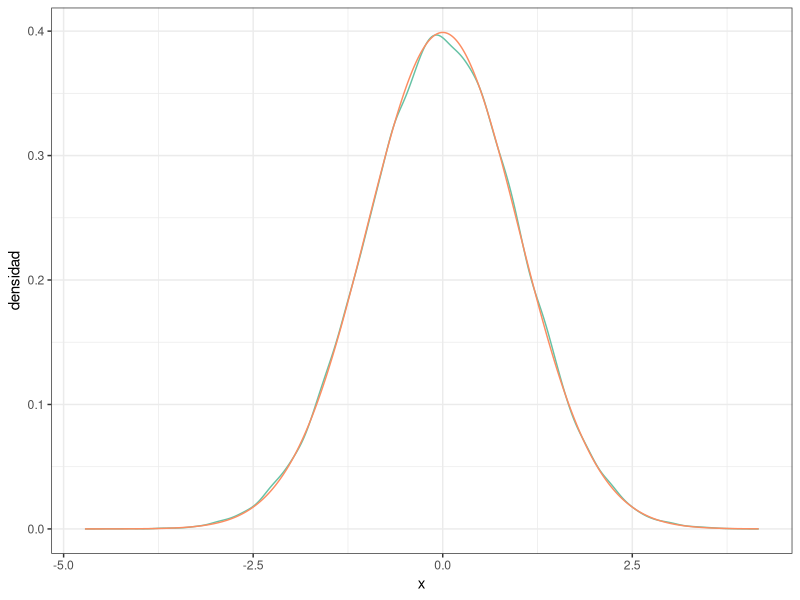

Write the R code that produced this figure.
## ---- chunk 1
#| message: false

# Paquetes:
library(tidyverse)
library(RColorBrewer)


# Configuración de la salida gráfica:

PALETA <- brewer.pal(8, "Set2") # Colores por defecto
color_defecto  <- PALETA[1]
options(ggplot2.discrete.colour = PALETA)

theme_set(theme_bw()) # Tema "neutro" para la representación gráfica

# Redondea los números reales "inline":
options(digits = 3L)                
options(knitr.digits.signif = FALSE)
## ---- chunk 2
# Tiempo en s para leer un texto estándar en una prueba de lectura de las 2
#   clases de 1º de ESO en un colegio:
clase_1 <- tibble(
  id     = 1:27,
  tiempo = c(
    242, 249, 278, 273, 227, 257, 276, 236, 214, 141, 200, 201, 
    228, 271, 160, 275, 156, 246, 293, 306, 263, 247, 224, 160, 277, 
    168, 250
  )
)

clase_2 <- tibble(
  id     = 1:24,
  tiempo = c(
    195, 176, 237, 258, 226, 254, 292, 212, 215, 298, 235, 244, 
    144, 227, 166, 194, 261, 187, 224, 233, 180, 167, 193, 282
  )
)
## ---- chunk 3
MU_PREVIA     <- 247
SIGMA2_PREVIA <-  34^2
## ---- chunk 4
set.seed(20250318)
## ---- chunk 5
muestra_1 <- rnorm(500, mean = 234.81, sd = sqrt(71.98))
muestra_2 <- rnorm(500, mean = 222.5, sd = sqrt(66.56))
## ---- chunk 6
media_1 <- mean(muestra_1)
varianza_1 <- var(muestra_1)
media_2 <- mean(muestra_2)
varianza_2 <- var(muestra_2)
cat("Media 1:", sprintf("%.2f",media_1), "\n",
    "Varianza 1:", sprintf("%.2f",varianza_1), "\n",
    "Media 2:", sprintf("%.2f",media_2), "\n",
    "Varianza 2:", sprintf("%.2f",varianza_2), "\n")
## ---- chunk 7
S <- 500
se_1 <- sqrt(varianza_1 / S)
se_2 <- sqrt(varianza_2 / S)

ic_1 <- c(media_1 - 2 * se_1, media_1 + 2 * se_1)
ic_2 <- c(media_2 - 2 * se_2, media_2 + 2 * se_2)

cat("Clase 1:\n")
cat("  SE:", sprintf("%.4f", se_1), "\n")
cat("  IC 95% media:", sprintf("%.2f", ic_1[1]), "a", sprintf("%.2f", ic_1[2]), "\n")
cat("  Amplitud del intervalo:", sprintf("%.2f", ic_1[2]-ic_1[1]),"\n")

cat("Clase 2:\n")
cat("  SE:", sprintf("%.4f", se_2), "\n")
cat("  IC 95% media:", sprintf("%.2f", ic_2[1]), "a", sprintf("%.2f", ic_2[2]), "\n")
cat("  Amplitud del intervalo:", sprintf("%.2f", ic_2[2]-ic_2[1]))
## ---- chunk 8
set.seed(20250318)
S <- ceiling(max(varianza_1, varianza_2) / 0.000025)
muestra_final_1 <- rnorm(S, mean = 234.81, sd = sqrt(max(varianza_1, varianza_2)))
media_final_1 <- mean(muestra_final_1)
se_final_1 <- sqrt(var(muestra_final_1) / S)
ic_final_1 <- c(media_final_1 - 2 * se_final_1, media_final_1 + 2 * se_final_1)
amplitud_ic_final_1 <- ic_final_1[2] - ic_final_1[1]
cat("IC 95% (muestra 1):", sprintf("%.4f", ic_final_1[1]), "a", sprintf("%.4f", ic_final_1[2]), "\n")

muestra_final_2 <- rnorm(S, mean = 222.5, sd = sqrt(max(varianza_1, varianza_2)))
media_final_2 <- mean(muestra_final_2)
se_final_2 <- sqrt(var(muestra_final_2) / S)
ic_final_2 <- c(media_final_2 - 2 * se_final_2, media_final_2 + 2 * se_final_2)
amplitud_ic_final_2 <- ic_final_2[2] - ic_final_2[1]
cat("IC 95% (muestra 2):", sprintf("%.4f", ic_final_2[1]), "a", sprintf("%.4f", ic_final_2[2]), "\n")
## ---- chunk 9
#IC 99% de las muestras simuladas
ic_99_1_sim <- quantile(muestra_final_1, probs = c(0.005, 0.995))
ic_99_2_sim <- quantile(muestra_final_2, probs = c(0.005, 0.995))

#Medias y desviaciones estándar de las distribuciones posteriores
mu_1 <- 234.81
mu_2 <- 222.5
sigma_1 <- sqrt(varianza_1)
sigma_2 <- sqrt(varianza_2)

#IC  99% analítico
ic_99_1_an <- qnorm(c(0.005, 0.995), mean = mu_1, sd = sigma_1)
ic_99_2_an <- qnorm(c(0.005, 0.995), mean = mu_2, sd = sigma_2)

cat("Clase 1:\n")
cat("  IC 99% simulado: ", sprintf("%.4f",ic_99_1_sim), "\n")
cat("  IC 99% analítico:", sprintf("%.4f",ic_99_1_an), "\n\n")

cat("Clase 2:\n")
cat("  IC 99% simulado: ", sprintf("%.4f",ic_99_2_sim), "\n")
cat("  IC 99% analítico:", sprintf("%.4f",ic_99_2_an), "\n\n")
## ---- chunk 10
cuartiles_1_sim <- quantile(muestra_final_1, probs = c(0.25, 0.5, 0.75))
cuartiles_2_sim <- quantile(muestra_final_2, probs = c(0.25, 0.5, 0.75))

cuartiles_1_an <- qnorm(c(0.25, 0.5, 0.75), mean = mu_1, sd = sigma_1)
cuartiles_2_an <- qnorm(c(0.25, 0.5, 0.75), mean = mu_2, sd = sigma_2)

cat("Clase 1:\n")
cat("  Cuartiles simulados : ", sprintf("%.4f", cuartiles_1_sim), "\n")
cat("  Cuartiles analíticos: ", sprintf("%.4f", cuartiles_1_an), "\n\n")

cat("Clase 2:\n")
cat("  Cuartiles simulados : ", sprintf("%.4f", cuartiles_2_sim), "\n")
cat("  Cuartiles analíticos: ", sprintf("%.4f", cuartiles_2_an), "\n")
## ---- chunk 11
mu_pop <- 247

prob_1_sim <- mean(muestra_final_1 < mu_pop)
prob_2_sim <- mean(muestra_final_2 < mu_pop)

prob_1_an <- pnorm(mu_pop, mean = mu_1, sd = sigma_1)
prob_2_an <- pnorm(mu_pop, mean = mu_2, sd = sigma_2)

cat("Clase 1:\n")
cat("  Probabilidad simulada : ", sprintf("%.5f", prob_1_sim), "\n")
cat("  Probabilidad analítica: ", sprintf("%.5f", prob_1_an), "\n\n")

cat("Clase 2:\n")
cat("  Probabilidad simulada : ", sprintf("%.5f", prob_2_sim), "\n")
cat("  Probabilidad analítica: ", sprintf("%.5f", prob_2_an), "\n")

## ---- chunk 12
prob_MC <- mean(muestra_final_2 > muestra_final_1)
print(prob_MC)
## ---- chunk 13
set.seed(20250318)
muestra_1_aleatoria <- sample(muestra_final_1)
muestra_2_aleatoria <- sample(muestra_final_2)
prob_MC_bis <- mean(muestra_2_aleatoria > muestra_1_aleatoria)
print(prob_MC_bis)
## ---- chunk 14
N_MC <- 50000L # Tamaño muestral para la simulación de la distribuión.

muestras_norm <- rnorm(N_MC) # Simulamos las muestras de la distribución

densidad_norm <- density(muestras_norm) # `density()` aplica el "suavizado"

# Convertimos la densidad en un "tibble" para manejarla más fácilmente 
densidad_normal <- tibble(
  x        = densidad_norm$x, # `x` == variable aleatoria
  densidad = densidad_norm$y
)

# Podemos representar la densidad gráficamente, junto con la curva normal:
densidad_normal |>
  mutate(dens_analitica = dnorm(x)) |>
  ggplot(aes(x, densidad)) +
  geom_line(color = color_defecto) +
  geom_line(aes(y = dens_analitica), color = PALETA[2])

# Obtenemos el valor de la moda:
estimador_map <- densidad_normal |> slice(which.max(densidad))
densidad_max  <- estimador_map |> pull(densidad)
moda          <- estimador_map |> pull(x)
## ---- chunk 15
# Calcular densidad suavizada de las muestras simuladas
densidad_1 <- density(muestra_final_1)
densidad_2 <- density(muestra_final_2)

densidad_clase_1 <- tibble(
  x        = densidad_1$x,
  densidad = densidad_1$y
)
densidad_clase_2 <- tibble(
  x        = densidad_2$x,
  densidad = densidad_2$y
)

# Obtener modas (estimadores MAP)
map_1 <- densidad_clase_1 %>% slice(which.max(densidad))
moda_1 <- map_1 %>% pull(x)
print(moda_1)
map_2 <- densidad_clase_2 %>% slice(which.max(densidad))
moda_2 <- map_2 %>% pull(x)
print(moda_2)

